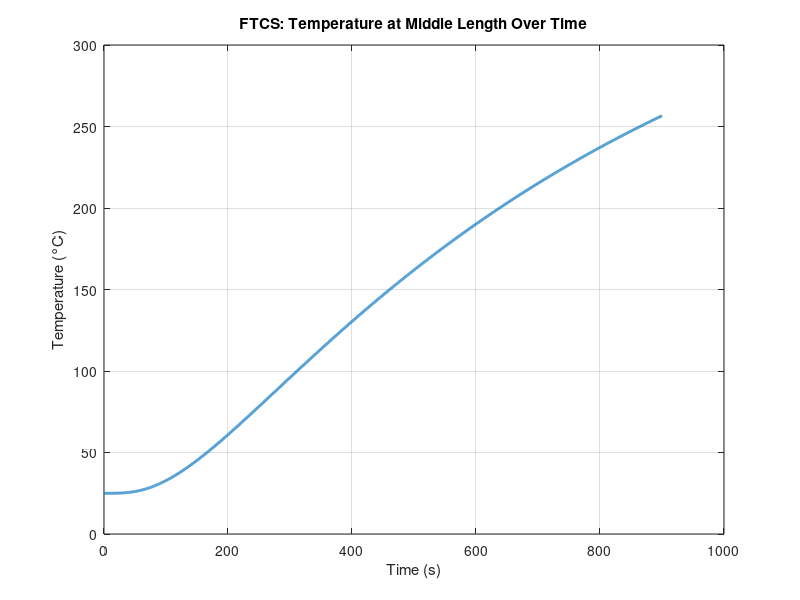

Here is the MATLAB script that generated this plot:
% Parameters
L = 1.0;  % Length of the bar (m)
dx = 0.1; % Spatial step (m)
dt = 0.1; % Time step (s)
alpha = 400 / (8000 * 385); % Thermal diffusivity (m^2/s)
x = 0:dx:L;  % Spatial grid
Nx = length(x); % Number of spatial points
T = 900;  % Total time (s)
Nt = T/dt; % Number of time steps

% Initial and boundary conditions
T_initial = 25;  % Initial temperature (°C)
T_boundary = 400; % Boundary temperature (°C)
T_target = 200;   % Target temperature at middle length (°C)

% FTCS Scheme
T_ftcs = T_initial * ones(Nx, 1); 
T_ftcs(1) = T_boundary;  % Left boundary
T_ftcs(end) = T_boundary; % Right boundary

% Coefficient for FTCS scheme
r = alpha * dt / dx^2;

% Preallocate for temperature at middle over time
T_mid_ftcs = zeros(1, Nt);

% FTCS loop
target_reached = false;  % Flag to check if target is reached
for n = 1:Nt
    T_new = T_ftcs;  % Temporary storage for updated values
    for i = 2:Nx-1
        T_new(i) = T_ftcs(i) + r * (T_ftcs(i+1) - 2 * T_ftcs(i) + T_ftcs(i-1));
    end
    T_ftcs = T_new;
    
    % Store temperature at the middle length
    T_mid_ftcs(n) = T_ftcs(floor(Nx/2));
    
    % Check if the temperature at the middle has reached or exceeded 200°C
    if T_mid_ftcs(n) >= T_target && ~target_reached
        fprintf('Middle point temperature reaches 200 °C at t = %.2f seconds.\n', n*dt);
        target_reached = true;
    end
end

% Plot FTCS temperature at the middle over time
figure;
plot(0:dt:T-dt, T_mid_ftcs, 'LineWidth', 2);
xlabel('Time (s)');
ylabel('Temperature (°C)');
title('FTCS: Temperature at Middle Length Over Time');
grid on;
